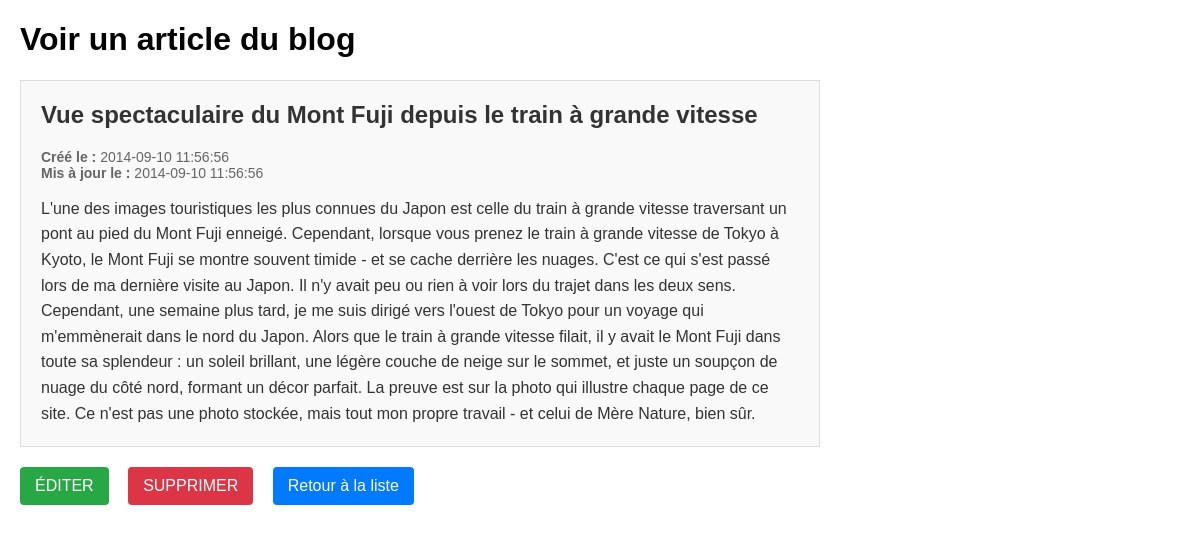
/view_blog.php?id=1, run on the app's committed database.
### tables this page shows
CREATE TABLE IF NOT EXISTS `blog` (
  `article_id` int(10) unsigned NOT NULL AUTO_INCREMENT,
  `title` varchar(255) NOT NULL,
  `article` text NOT NULL,
  `created` timestamp NOT NULL DEFAULT CURRENT_TIMESTAMP,
  `updated` timestamp NOT NULL DEFAULT CURRENT_TIMESTAMP ON UPDATE CURRENT_TIMESTAMP,
  PRIMARY KEY (`article_id`)
);

### Blog.php (called while the page is built, shortened)
<?php
class Blog {
    private $conn;
    public function __construct($connection) {
        $this->conn = $connection;
    }
    public function obtenirArticleById($id) {
        try {
            $sql = "SELECT article_id, title, article, created, updated FROM blog WHERE article_id = ?";
            $stmt = $this->conn->prepare($sql);
            $stmt->execute([$id]);
            return $stmt->fetch(PDO::FETCH_ASSOC);
        } catch (PDOException $e) {
            echo "Erreur lors de la récupération : " . $e->getMessage();
            return null;
        }
    }
}
?>

### view_blog.php (the view, shortened to what this page needs)
<?php
require_once 'connection.php';
require_once 'Blog.php';
$conn = dbConnect();
$blog = new Blog($conn);
$article = null;
if (isset($_GET['id'])) {
    $id = $_GET['id'];
    if (!is_numeric($id)) {
        $error = 'ID invalide.';
    } else {
        $article = $blog->obtenirArticleById($id);
    }
} else {
    $error = 'Aucun ID fourni.';
}
?>
<!DOCTYPE HTML>
<html lang="fr">
<head>
</head>
<body>
<h1>Voir un article du blog</h1>
<?php if ($article !== null): ?>
    <div class="article">
        <h2><?php echo htmlspecialchars($article['title']); ?></h2>
        <div class="meta">
            <p>
                <strong>Créé le :</strong> <?php echo htmlspecialchars($article['created']); ?><br>
                <strong>Mis à jour le :</strong> <?php echo htmlspecialchars($article['updated']); ?>
            </p>
        </div>
        <div class="content">
            <?php echo nl2br(htmlspecialchars($article['article'])); ?>
        </div>
    </div>
    <div class="actions">
        <a href="update_blog.php?id=<?php echo $article['article_id']; ?>" class="edit">ÉDITER</a>
        <a href="supprimer_blog.php?id=<?php echo $article['article_id']; ?>" class="delete" onclick="return confirm('Êtes-vous sûr?');">SUPPRIMER</a>
        <a href="index.php">Retour à la liste</a>
    </div>
<?php endif; ?>
</body>
</html>

### view_blog.php (style rules this page uses)
body { font-family: Arial, sans-serif; margin: 20px; max-width: 800px; }
.article { background-color: #f9f9f9; padding: 20px; border: 1px solid #ddd; margin: 20px 0; }
.article h2 { margin-top: 0; color: #333; }
.meta { color: #666; font-size: 14px; margin-bottom: 15px; }
.content { line-height: 1.6; color: #333; }
.actions { margin-top: 20px; }
a { display: inline-block; margin-right: 15px; padding: 10px 15px; background-color: #007bff; color: white; text-decoration: none; border-radius: 4px; }
.edit { background-color: #28a745; }
.delete { background-color: #dc3545; }

### data on the page
blog: title "Vue spectaculaire du Mont Fuji depuis le train à grande vitesse", created "2014-09-10 11:56:56", updated "2014-09-10 11:56:56", article "L'une des images touristiques les plus connues du Japon est celle du train à grande vitesse traversant un pont au pied du Mont Fuji enneigé. Cependant, lorsque vous prenez le train à grande vitesse de Tokyo à Kyoto, le Mont Fuji se montre souvent timide - et se cache derrière les nuages. C'est ce qui s'est passé lors de ma dernière visite au Japon. Il n'y avait peu ou rien à voir lors du trajet dans les deux sens. Cependant, une semaine plus tard, je me suis dirigé vers l'ouest de Tokyo pour un voyage qui m'emmènerait dans le nord du Japon. Alors que le train à grande vitesse filait, il y avait le Mont Fuji dans toute sa splendeur : un soleil brillant, une légère couche de neige sur le…"
